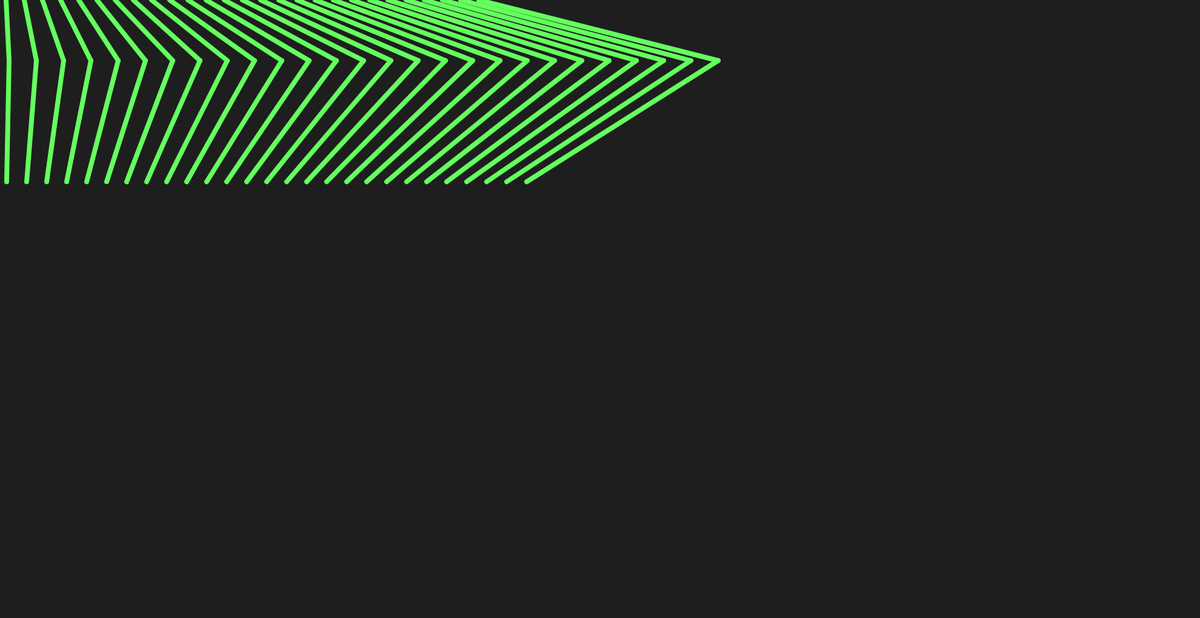
Frame 1 (no input)
Frame 60 (no input): identical to frame 1, image omitted
Frame 120 (the mouse pressed at the canvas centre since frame 60): identical to frame 1, image omitted

The p5.js sketch that drew this single still picture (run headless with seeded random() and noise() and a simulated clock; from frame 60 on, the mouse is pressed at the canvas centre):

// p5.js sketch
// ── sketch.js
//  Variables:


function setup() {
    createCanvas(1980, 1020);
    strokeWeight(8);
}

function draw() {
    background(30);

    // line(x1,y1,x2,y2);
    // Loops for the same lines:
    stroke(100, 260, 94);
    for (var i = 10; i < 800; i += 30) {
        line(i, 0, i + i / 2, 100);
        line(i + i / 2, 100, i * 1.1, 300);
    }











}
